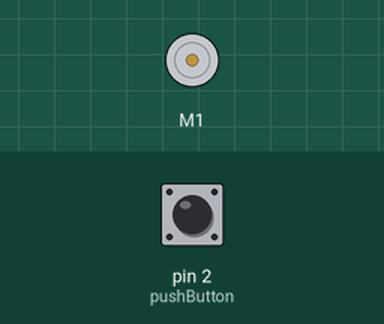
The sketch below on a simulated Arduino Uno, built with avr-gcc and run on an emulated ATmega328P. Parts: DC motor (green arrow = forward, orange = backward, longer = faster). Inputs (shaded band) come from the test bench; at power-on: pin 2 (pushButton) HIGH.

Above: at 1.2 s.
1.3 s: pin 2 (pushButton) pulled LOW for 0.15 s
At 1.37 s:
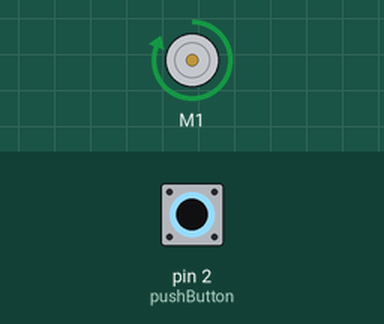
2.9 s: pin 2 (pushButton) pulled LOW for 3.2 s
At 6.4 s:
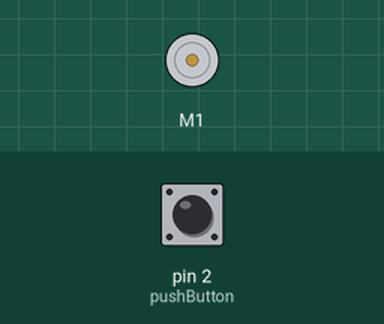
Timing chart, 0 to 7.9 s (numbered marks = the images above; inputs shaded):
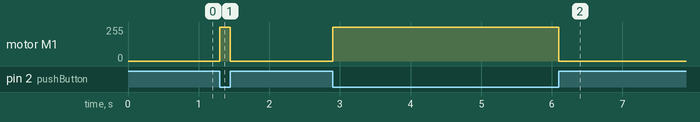

The sketch:

Motor.ino
```cpp
#include <Wire.h>
#include <Adafruit_MotorShield.h>
#include "utility/Adafruit_PWMServoDriver.h"

int pushButton = 2;
int val;
Adafruit_MotorShield AFMS = Adafruit_MotorShield();
Adafruit_DCMotor *myMotor = AFMS.getMotor(1);

// the setup routine runs once when you press reset:
void setup() {
  // initialize serial communication at 9600 bits per second:
  Serial.begin(9600);
  AFMS.begin();


  // make the pushbutton's pin an input:
  pinMode(pushButton, INPUT);
}

// the loop routine runs over and over again forever:
void loop() {
  val = digitalRead(pushButton);

  if(val != 1) {
    myMotor->setSpeed(255);
    myMotor->run(FORWARD);
  } else {
    myMotor->setSpeed(0);
  }
}
```

Measured:
- after the input at 1.3 s, motor M1: stopped → forward 255/255 at once, → stopped 0.15 s later
- after the input at 2.9 s, motor M1: stopped → forward 255/255 at once, → stopped 3.2 s later
